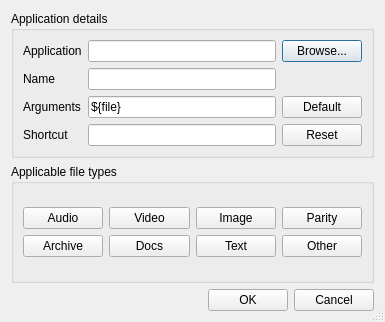
<?xml version="1.0" encoding="UTF-8"?>
<ui version="4.0">
 <class>DlgTool</class>
 <widget class="QDialog" name="DlgTool">
  <property name="geometry">
   <rect>
    <x>0</x>
    <y>0</y>
    <width>385</width>
    <height>322</height>
   </rect>
  </property>
  <property name="windowTitle">
   <string>Application Settings</string>
  </property>
  <property name="windowIcon">
   <iconset resource="resource.qrc">
    <normaloff>:/resource/16x16_ico_png/ico_application.png</normaloff>:/resource/16x16_ico_png/ico_application.png</iconset>
  </property>
  <property name="sizeGripEnabled">
   <bool>true</bool>
  </property>
  <layout class="QGridLayout" name="gridLayout_5">
   <item row="0" column="0">
    <widget class="QGroupBox" name="groupBox_4">
     <property name="title">
      <string>Application details</string>
     </property>
     <layout class="QGridLayout" name="gridLayout_4">
      <item row="0" column="0">
       <layout class="QGridLayout" name="gridLayout">
        <item row="0" column="0">
         <widget class="QLabel" name="label_7">
          <property name="text">
           <string>Application</string>
          </property>
         </widget>
        </item>
        <item row="0" column="1">
         <widget class="QLineEdit" name="editApplication">
          <property name="toolTip">
           <string>Application binary may include the full path</string>
          </property>
         </widget>
        </item>
        <item row="0" column="2">
         <widget class="QPushButton" name="btnBrowse">
          <property name="text">
           <string>Browse...</string>
          </property>
         </widget>
        </item>
        <item row="1" column="0">
         <widget class="QLabel" name="label_2">
          <property name="text">
           <string>Name</string>
          </property>
         </widget>
        </item>
        <item row="1" column="1">
         <widget class="QLineEdit" name="editName">
          <property name="toolTip">
           <string>The name for this tool</string>
          </property>
         </widget>
        </item>
        <item row="2" column="0">
         <widget class="QLabel" name="label_10">
          <property name="text">
           <string>Arguments</string>
          </property>
         </widget>
        </item>
        <item row="2" column="1">
         <widget class="QLineEdit" name="editArgs">
          <property name="toolTip">
           <string>Arguments to be passed to the application when invoked. Pseudo argument ${file} will be expanded to the full file path at runtime</string>
          </property>
          <property name="text">
           <string>${file}</string>
          </property>
         </widget>
        </item>
        <item row="2" column="2">
         <widget class="QPushButton" name="btnDefault">
          <property name="text">
           <string>Default</string>
          </property>
         </widget>
        </item>
        <item row="3" column="1">
         <widget class="QLineEdit" name="editShortcut">
          <property name="toolTip">
           <string>Keyboard shortcut</string>
          </property>
         </widget>
        </item>
        <item row="3" column="0">
         <widget class="QLabel" name="label_3">
          <property name="text">
           <string>Shortcut</string>
          </property>
         </widget>
        </item>
        <item row="3" column="2">
         <widget class="QPushButton" name="btnReset">
          <property name="text">
           <string>Reset</string>
          </property>
         </widget>
        </item>
       </layout>
      </item>
     </layout>
    </widget>
   </item>
   <item row="1" column="0">
    <widget class="QGroupBox" name="groupBox">
     <property name="title">
      <string>Applicable file types</string>
     </property>
     <layout class="QGridLayout" name="gridLayout_3">
      <item row="0" column="0">
       <layout class="QGridLayout" name="gridLayout_2">
        <item row="0" column="0">
         <widget class="QPushButton" name="btnAudio">
          <property name="text">
           <string>Audio</string>
          </property>
          <property name="icon">
           <iconset resource="resource.qrc">
            <normaloff>:/resource/16x16_ico_png/ico_filetype_audio.png</normaloff>:/resource/16x16_ico_png/ico_filetype_audio.png</iconset>
          </property>
          <property name="checkable">
           <bool>true</bool>
          </property>
          <property name="flat">
           <bool>false</bool>
          </property>
         </widget>
        </item>
        <item row="0" column="1">
         <widget class="QPushButton" name="btnVideo">
          <property name="text">
           <string>Video</string>
          </property>
          <property name="icon">
           <iconset resource="resource.qrc">
            <normaloff>:/resource/16x16_ico_png/ico_filetype_video.png</normaloff>:/resource/16x16_ico_png/ico_filetype_video.png</iconset>
          </property>
          <property name="checkable">
           <bool>true</bool>
          </property>
          <property name="flat">
           <bool>false</bool>
          </property>
         </widget>
        </item>
        <item row="0" column="2">
         <widget class="QPushButton" name="btnImage">
          <property name="text">
           <string>Image</string>
          </property>
          <property name="icon">
           <iconset resource="resource.qrc">
            <normaloff>:/resource/16x16_ico_png/ico_filetype_image.png</normaloff>:/resource/16x16_ico_png/ico_filetype_image.png</iconset>
          </property>
          <property name="checkable">
           <bool>true</bool>
          </property>
          <property name="flat">
           <bool>false</bool>
          </property>
         </widget>
        </item>
        <item row="0" column="3">
         <widget class="QPushButton" name="btnParity">
          <property name="text">
           <string>Parity</string>
          </property>
          <property name="icon">
           <iconset resource="resource.qrc">
            <normaloff>:/resource/16x16_ico_png/ico_filetype_parity.png</normaloff>:/resource/16x16_ico_png/ico_filetype_parity.png</iconset>
          </property>
          <property name="checkable">
           <bool>true</bool>
          </property>
          <property name="flat">
           <bool>false</bool>
          </property>
         </widget>
        </item>
        <item row="1" column="0">
         <widget class="QPushButton" name="btnArchive">
          <property name="text">
           <string>Archive</string>
          </property>
          <property name="icon">
           <iconset resource="resource.qrc">
            <normaloff>:/resource/16x16_ico_png/ico_filetype_archive.png</normaloff>:/resource/16x16_ico_png/ico_filetype_archive.png</iconset>
          </property>
          <property name="checkable">
           <bool>true</bool>
          </property>
          <property name="flat">
           <bool>false</bool>
          </property>
         </widget>
        </item>
        <item row="1" column="1">
         <widget class="QPushButton" name="btnDocument">
          <property name="text">
           <string>Docs</string>
          </property>
          <property name="icon">
           <iconset resource="resource.qrc">
            <normaloff>:/resource/16x16_ico_png/ico_filetype_document.png</normaloff>:/resource/16x16_ico_png/ico_filetype_document.png</iconset>
          </property>
          <property name="checkable">
           <bool>true</bool>
          </property>
          <property name="flat">
           <bool>false</bool>
          </property>
         </widget>
        </item>
        <item row="1" column="2">
         <widget class="QPushButton" name="btnText">
          <property name="text">
           <string>Text</string>
          </property>
          <property name="icon">
           <iconset resource="resource.qrc">
            <normaloff>:/resource/16x16_ico_png/ico_filetype_text.png</normaloff>:/resource/16x16_ico_png/ico_filetype_text.png</iconset>
          </property>
          <property name="checkable">
           <bool>true</bool>
          </property>
          <property name="flat">
           <bool>false</bool>
          </property>
         </widget>
        </item>
        <item row="1" column="3">
         <widget class="QPushButton" name="btnOther">
          <property name="text">
           <string>Other</string>
          </property>
          <property name="icon">
           <iconset resource="resource.qrc">
            <normaloff>:/resource/16x16_ico_png/ico_filetype_other.png</normaloff>:/resource/16x16_ico_png/ico_filetype_other.png</iconset>
          </property>
          <property name="checkable">
           <bool>true</bool>
          </property>
          <property name="flat">
           <bool>false</bool>
          </property>
         </widget>
        </item>
       </layout>
      </item>
     </layout>
    </widget>
   </item>
   <item row="2" column="0">
    <layout class="QHBoxLayout" name="horizontalLayout">
     <item>
      <spacer name="horizontalSpacer">
       <property name="orientation">
        <enum>Qt::Horizontal</enum>
       </property>
       <property name="sizeHint" stdset="0">
        <size>
         <width>40</width>
         <height>20</height>
        </size>
       </property>
      </spacer>
     </item>
     <item>
      <widget class="QPushButton" name="btnAccept">
       <property name="text">
        <string>OK</string>
       </property>
      </widget>
     </item>
     <item>
      <widget class="QPushButton" name="btnCancel">
       <property name="text">
        <string>Cancel</string>
       </property>
      </widget>
     </item>
    </layout>
   </item>
  </layout>
 </widget>
 <tabstops>
  <tabstop>editApplication</tabstop>
  <tabstop>btnBrowse</tabstop>
  <tabstop>editName</tabstop>
  <tabstop>editArgs</tabstop>
  <tabstop>btnDefault</tabstop>
  <tabstop>editShortcut</tabstop>
  <tabstop>btnReset</tabstop>
  <tabstop>btnAudio</tabstop>
  <tabstop>btnVideo</tabstop>
  <tabstop>btnImage</tabstop>
  <tabstop>btnParity</tabstop>
  <tabstop>btnArchive</tabstop>
  <tabstop>btnDocument</tabstop>
  <tabstop>btnAccept</tabstop>
  <tabstop>btnCancel</tabstop>
 </tabstops>
 <resources>
  <include location="resource.qrc"/>
 </resources>
 <connections>
  <connection>
   <sender>btnCancel</sender>
   <signal>clicked()</signal>
   <receiver>DlgTool</receiver>
   <slot>reject()</slot>
   <hints>
    <hint type="sourcelabel">
     <x>368</x>
     <y>251</y>
    </hint>
    <hint type="destinationlabel">
     <x>207</x>
     <y>137</y>
    </hint>
   </hints>
  </connection>
 </connections>
</ui>
